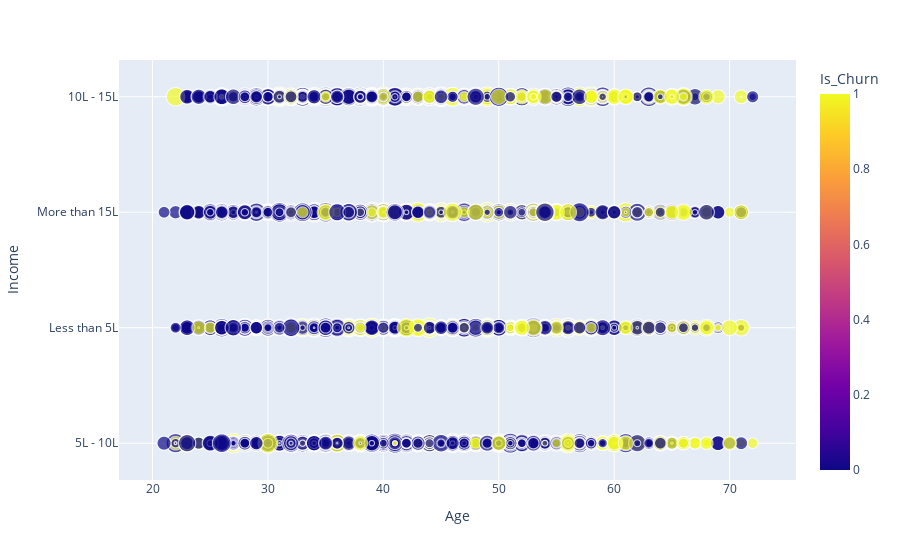

Here is the notebook cell this chart was saved with:
### Markdown cell above
***From the above we conclude that:***
   - Greater percentage of females are likely to churn
   - Higher Income customers with earnings greater than 10 Lakhs are more likely to churn
   - Almost equal number of customers have 1 to 2 products holdings. It's rare for a customer to have 3 or more product holdings. Also, there is no such distinction in churn rate based on number of product holdings.
   - Customers with poor credit ratings dominate the dataset and are also more likely to exit

### Code cell
px.scatter(data_frame=train, y='Income', x='Age', color='Is_Churn', size='Balance')

### Figure 1 — Plotly figure (JSON) as saved in the notebook; plotly's stock layout.template omitted (floating-point values rounded to 4 significant figures; data arrays with more than 128 entries replaced by an {"elided": "..."} marker saying what was removed)
{"data": [{"hovertemplate": "Age=%{x}<br>Income=%{y}<br>Balance=%{marker.size}<br>Is_Churn=%{marker.color}<extra></extra>", "legendgroup": "", "marker": {"color": {"elided": "6650 int values"}, "coloraxis": "coloraxis", "size": {"elided": "6650 float values"}, "sizemode": "area", "sizeref": 6092.0, "symbol": "circle"}, "mode": "markers", "name": "", "showlegend": false, "type": "scattergl", "x": {"elided": "6650 int values"}, "xaxis": "x", "y": {"elided": "6650 str values"}, "yaxis": "y"}], "layout": {"coloraxis": {"colorbar": {"title": {"text": "Is_Churn"}}, "colorscale": [[0, "#0d0887"], [0.1111, "#46039f"], [0.2222, "#7201a8"], [0.3333, "#9c179e"], [0.4444, "#bd3786"], [0.5556, "#d8576b"], [0.6667, "#ed7953"], [0.7778, "#fb9f3a"], [0.8889, "#fdca26"], [1, "#f0f921"]]}, "legend": {"itemsizing": "constant", "tracegroupgap": 0}, "margin": {"t": 60}, "xaxis": {"anchor": "y", "domain": [0, 1], "title": {"text": "Age"}}, "yaxis": {"anchor": "x", "domain": [0, 1], "title": {"text": "Income"}}}}
